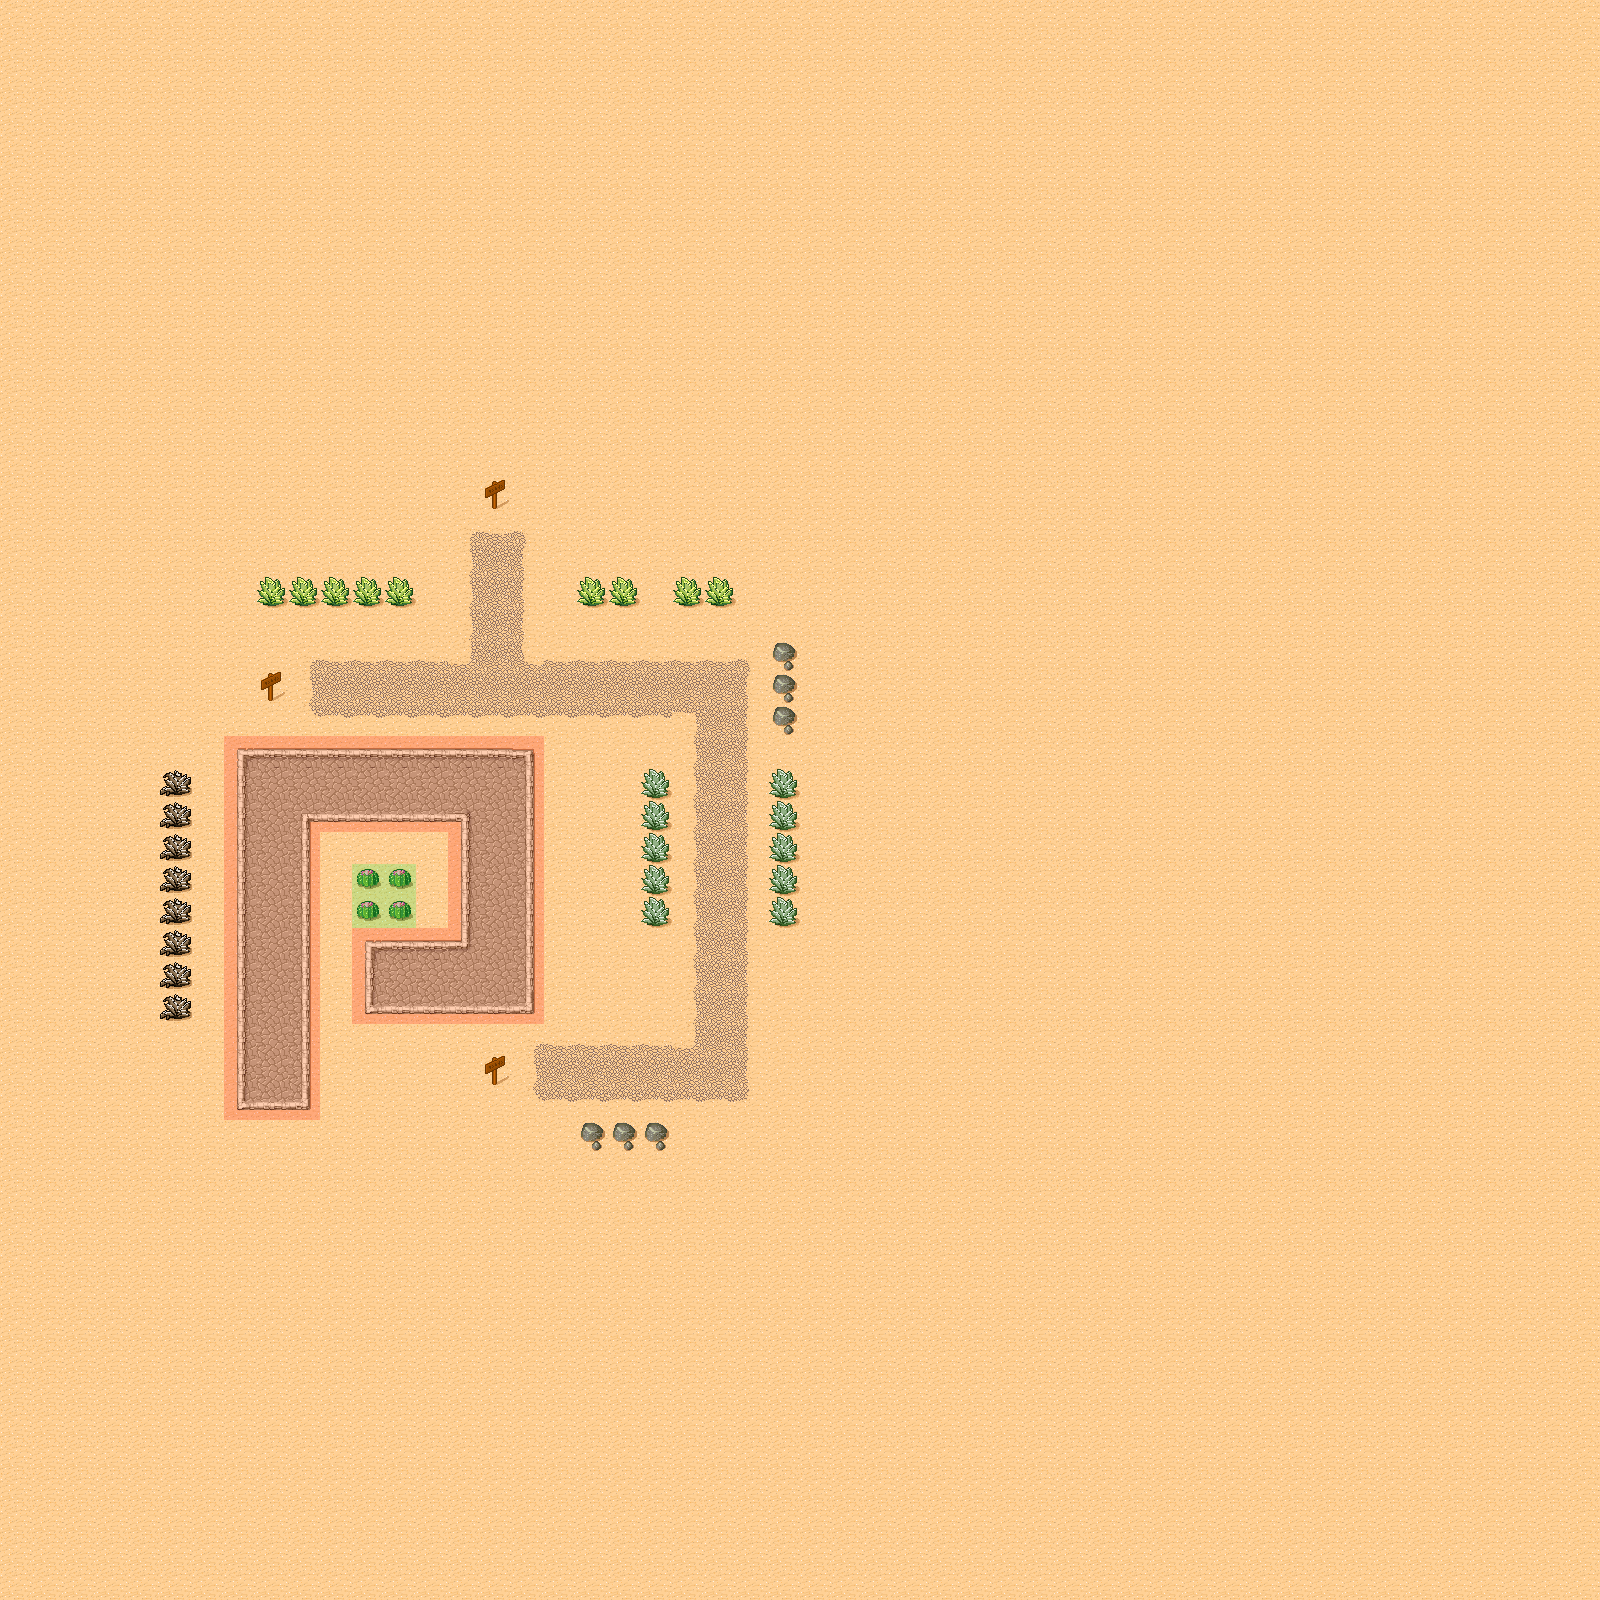

Below is a game level as drawn by its tile map, then a one-line description and the .tmx that defines it (tile-layer data replaced by summaries):
An orthogonal 50x50 tile map with 32x32 px tiles, 3 tile layers (Background, Foreground, Meta), 2 tilesets and 2 objects (SpawnPoint).

<map version="1.0" orientation="orthogonal" width="50" height="50" tilewidth="32" tileheight="32">
 <tileset firstgid="1" name="tmw_desert_spacing" tilewidth="32" tileheight="32" spacing="1" margin="1">
  <image source="tmw_desert_spacing.png" width="265" height="199" />
  <terraintypes>
   <terrain name="新地形" tile="-1" />
   <terrain name="新地形" tile="-1" />
   <terrain name="新地形" tile="-1" />
   <terrain name="新地形" tile="-1" />
   <terrain name="新地形" tile="-1" />
  </terraintypes>
 </tileset>
 <tileset firstgid="49" name="meta_tiles" tilewidth="32" tileheight="32" spacing="1" margin="1">
  <image source="meta_tiles.png" width="67" height="34" />
  <tile id="0">
   <properties>
    <property name="Collidable" value="true" />
   </properties>
  </tile>
  <tile id="1">
   <properties>
    <property name="Collectable" value="true" />
   </properties>
  </tile>
 </tileset>
 <layer name="Background" width="50" height="50">
  <data>[2500 cells, 2500 non-empty, 30 distinct tile ids]</data>
 </layer>
 <objectgroup draworder="topdown" name="Objects" width="50" height="50">
  <object x="384" y="1088" />
  <object name="SpawnPoint" x="384" y="1088" />
 </objectgroup>
 <layer name="Foreground" width="50" height="50">
  <data>[2500 cells, 4 non-empty, 1 distinct tile ids]</data>
 </layer>
 <layer name="Meta" width="50" height="50">
  <data>[2500 cells, 88 non-empty, 2 distinct tile ids]</data>
 </layer>
</map>
